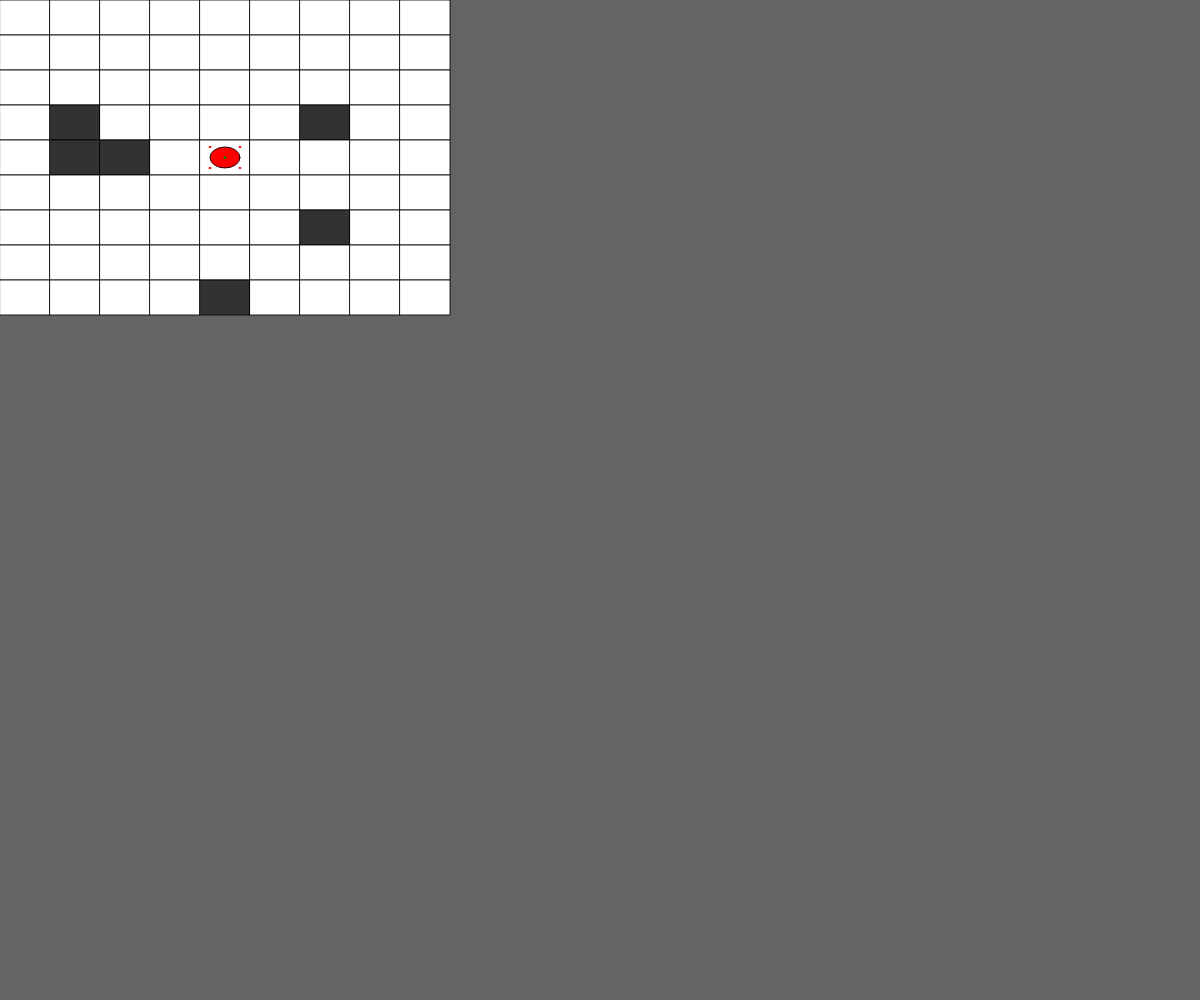
Frame 1 (no input)
Frame 60 (no input): identical to frame 1, image omitted
Frame 120 (the mouse pressed at the canvas centre since frame 60): identical to frame 1, image omitted

The p5.js sketch that drew this single still picture (run headless with seeded random() and noise() and a simulated clock; from frame 60 on, the mouse is pressed at the canvas centre):

// p5.js sketch
// ── sketch.js
let speed;
let posChar;

let vs = 0.7; //vertical scale factor
let wallHeight;

let tileSize = 50;

// for the game map, I am using 2D array / matrix
// so I could indicate the tile with
// 0 for floor and 1 for occupied by an object
// https://youtu.be/W9CcEDxdnmg?si=5FYQp9cIooIBlzey
// let floorplan = [
//   [0, 0, 0, 0, 0],
//   [0, 0, 0, 0, 0],
//   [0, 0, 0, 0, 0],
//   [0, 0, 0, 1, 0],
//   [0, 0, 0, 0, 0],
// ];

let floorplan = [
  [0, 0, 0, 0, 0, 0, 0, 0, 0],
  [0, 0, 0, 0, 0, 0, 0, 0, 0],
  [0, 0, 0, 0, 0, 0, 0, 0, 0],
  [0, 1, 0, 0, 0, 0, 1, 0, 0],
  [0, 1, 1, 0, 0, 0, 0, 0, 0],
  [0, 0, 0, 0, 0, 0, 0, 0, 0],
  [0, 0, 0, 0, 0, 0, 1, 0, 0],
  [0, 0, 0, 0, 0, 0, 0, 0, 0],
  [0, 0, 0, 0, 1, 0, 0, 0, 0],
];

// let columns = 5; // x => columns
// let rows = 5; // y => rows

let rows = floorplan.length;
let columns = floorplan[0].length;

let mapWidth = columns * tileSize;
let mapHeight = rows * tileSize;

// creating the player profile
let player = {
  x: mapWidth / 2,
  y: mapHeight / 2,
  xd: 0, // direction indicator // from the python game workshop
  yd: 0,
  speed: 3,
  d: 30,
};

function setup() {
  createCanvas(windowWidth, windowHeight);
}

function draw() {
  background(100);

  // https://p5js.org/reference/p5/keyIsDown/
  // Update x and y if an arrow key is pressed.

  // reset the direction in x/y axis each frame
  player.xd = 0;
  player.yd = 0;

  if (keyIsDown(LEFT_ARROW) === true) {
    player.xd = -1;
  }

  if (keyIsDown(RIGHT_ARROW) === true) {
    player.xd = 1;
  }

  if (keyIsDown(UP_ARROW) === true) {
    player.yd = -1;
  }

  if (keyIsDown(DOWN_ARROW) === true) {
    player.yd = 1;
  }

  // predict next player movement
  let nextX = player.x + player.xd * player.speed;
  let nextY = player.y + player.yd * player.speed;

  let leftX = nextX - player.d / 2;
  let rightX = nextX + player.d / 2;
  let topY = nextY - player.d / 2;
  let bottomY = nextY + player.d / 2;

  let leftXCurrent = player.x - player.d / 2;
  let rightXCurrent = player.x + player.d / 2;
  let topYCurrent = player.y - player.d / 2;
  let bottomYCurrent = player.y + player.d / 2;

  // here is to prevent crashing when the predicted tile is out of bound
  if (
    floor(leftX / tileSize) < 0 ||
    floor(rightX / tileSize) >= columns ||
    floor(topY / tileSize) < 0 ||
    floor(bottomY / tileSize) >= rows
  ) {
    player.xd = 0;
  } else if (
    floorplan[floor(topYCurrent / tileSize)][floor(leftX / tileSize)] === 0 &&
    floorplan[floor(topYCurrent / tileSize)][floor(rightX / tileSize)] === 0 &&
    floorplan[floor(bottomYCurrent / tileSize)][floor(leftX / tileSize)] ===
      0 &&
    floorplan[floor(bottomYCurrent / tileSize)][floor(rightX / tileSize)] === 0
  ) {
    player.x = nextX;
  }

  // here is to prevent crashing when the predicted tile is out of bound
  if (
    floor(leftX / tileSize) < 0 ||
    floor(rightX / tileSize) >= columns ||
    floor(topY / tileSize) < 0 ||
    floor(bottomY / tileSize) >= rows
  ) {
    player.yd = 0;
  } else if (
    floorplan[floor(topY / tileSize)][floor(leftXCurrent / tileSize)] === 0 &&
    floorplan[floor(topY / tileSize)][floor(rightXCurrent / tileSize)] === 0 &&
    floorplan[floor(bottomY / tileSize)][floor(leftXCurrent / tileSize)] ===
      0 &&
    floorplan[floor(bottomY / tileSize)][floor(rightXCurrent / tileSize)] === 0
  ) {
    player.y = nextY;
  }

  // limit the player circle inside the range of the map
  player.x = constrain(player.x, player.d / 2, mapWidth - player.d / 2);
  player.y = constrain(player.y, player.d / 2, mapHeight - player.d / 2);

  push();

  scale(1, vs);

  for (let i = 0; i < rows; i++) {
    for (let j = 0; j < columns; j++) {
      // draw the tiles
      push();

      if (floorplan[i][j] === 1) {
        fill(50); // occupied
      } else {
        fill(255); // floor
      }

      stroke(0);
      rect(j * tileSize, i * tileSize, tileSize, tileSize);

      pop();
    }
  }

  // draw the player circle here
  push();
  fill("red");
  circle(player.x, player.y, player.d);
  // draw collision guiding points
  strokeWeight(3);
  stroke("red");
  point(leftX, topY);
  point(rightX, topY);
  point(leftX, bottomY);
  point(rightX, bottomY);
  pop();

  pop();

  playerPosition = createVector(player.x, player.y * vs);
  push();
  strokeWeight(3);
  stroke("green");
  point(playerPosition.x, playerPosition.y);
  pop();
}
